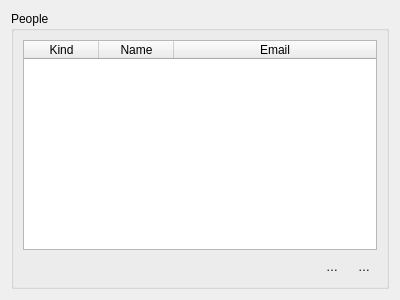
<?xml version="1.0" encoding="UTF-8"?>
<ui version="4.0">
 <class>Form</class>
 <widget class="QWidget" name="Form">
  <property name="geometry">
   <rect>
    <x>0</x>
    <y>0</y>
    <width>400</width>
    <height>300</height>
   </rect>
  </property>
  <property name="windowTitle">
   <string notr="true">Form</string>
  </property>
  <layout class="QHBoxLayout" name="horizontalLayout">
   <item>
    <widget class="QGroupBox" name="groupBox">
     <property name="sizePolicy">
      <sizepolicy hsizetype="Expanding" vsizetype="Preferred">
       <horstretch>2</horstretch>
       <verstretch>0</verstretch>
      </sizepolicy>
     </property>
     <property name="title">
      <string>People</string>
     </property>
     <layout class="QVBoxLayout" name="verticalLayoutPeople">
      <item>
       <widget class="QTableWidget" name="tableWidget">
        <property name="editTriggers">
         <set>QAbstractItemView::NoEditTriggers</set>
        </property>
        <property name="selectionMode">
         <enum>QAbstractItemView::SingleSelection</enum>
        </property>
        <property name="selectionBehavior">
         <enum>QAbstractItemView::SelectRows</enum>
        </property>
        <property name="columnCount">
         <number>3</number>
        </property>
        <attribute name="horizontalHeaderVisible">
         <bool>true</bool>
        </attribute>
        <attribute name="horizontalHeaderDefaultSectionSize">
         <number>75</number>
        </attribute>
        <attribute name="horizontalHeaderStretchLastSection">
         <bool>true</bool>
        </attribute>
        <attribute name="verticalHeaderVisible">
         <bool>false</bool>
        </attribute>
        <column>
         <property name="text">
          <string>Kind</string>
         </property>
        </column>
        <column>
         <property name="text">
          <string>Name</string>
         </property>
        </column>
        <column>
         <property name="text">
          <string>Email</string>
         </property>
        </column>
       </widget>
      </item>
      <item>
       <layout class="QHBoxLayout" name="hLayout">
        <item>
         <spacer name="hSpacer">
          <property name="orientation">
           <enum>Qt::Horizontal</enum>
          </property>
          <property name="sizeHint" stdset="0">
           <size>
            <width>40</width>
            <height>20</height>
           </size>
          </property>
         </spacer>
        </item>
        <item>
         <widget class="QToolButton" name="addButton">
          <property name="text">
           <string notr="true">…</string>
          </property>
          <property name="autoRaise">
           <bool>true</bool>
          </property>
         </widget>
        </item>
        <item>
         <widget class="QToolButton" name="removeButton">
          <property name="text">
           <string notr="true">…</string>
          </property>
          <property name="autoRaise">
           <bool>true</bool>
          </property>
         </widget>
        </item>
       </layout>
      </item>
     </layout>
    </widget>
   </item>
  </layout>
 </widget>
 <resources/>
 <connections/>
</ui>
